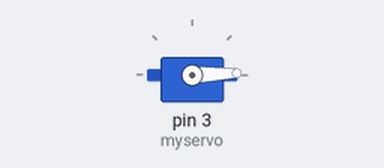
Bench run of a sketch on a simulated Arduino Uno, built with avr-gcc and run on an emulated ATmega328P. Shown: servo.

Above: at 0.05 s.
At 1.75 s:
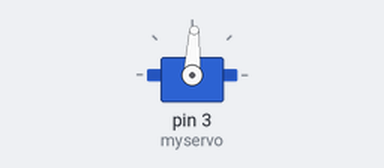
At 3.45 s:
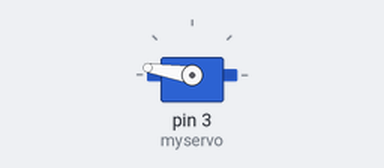
At 6.9 s:
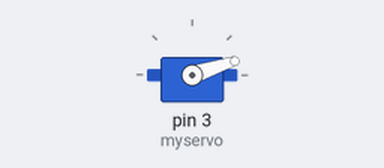
Timing chart, 0 to 9.4 s (numbered marks = the images above):
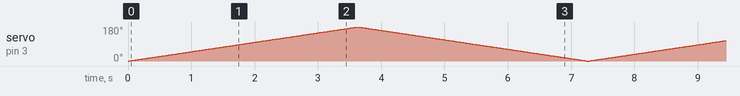

The sketch:

servo.ino
```cpp
#include <Servo.h>
Servo myservo;
void setup() {
  myservo.attach(3);
}

void loop() {
  for(int i = 0; i <= 180; i++){
    myservo.write(i);
    delay(20);
  }
  for(int i = 180; i >= 0; i--){
    myservo.write(i);
    delay(20);
  }
}
```
